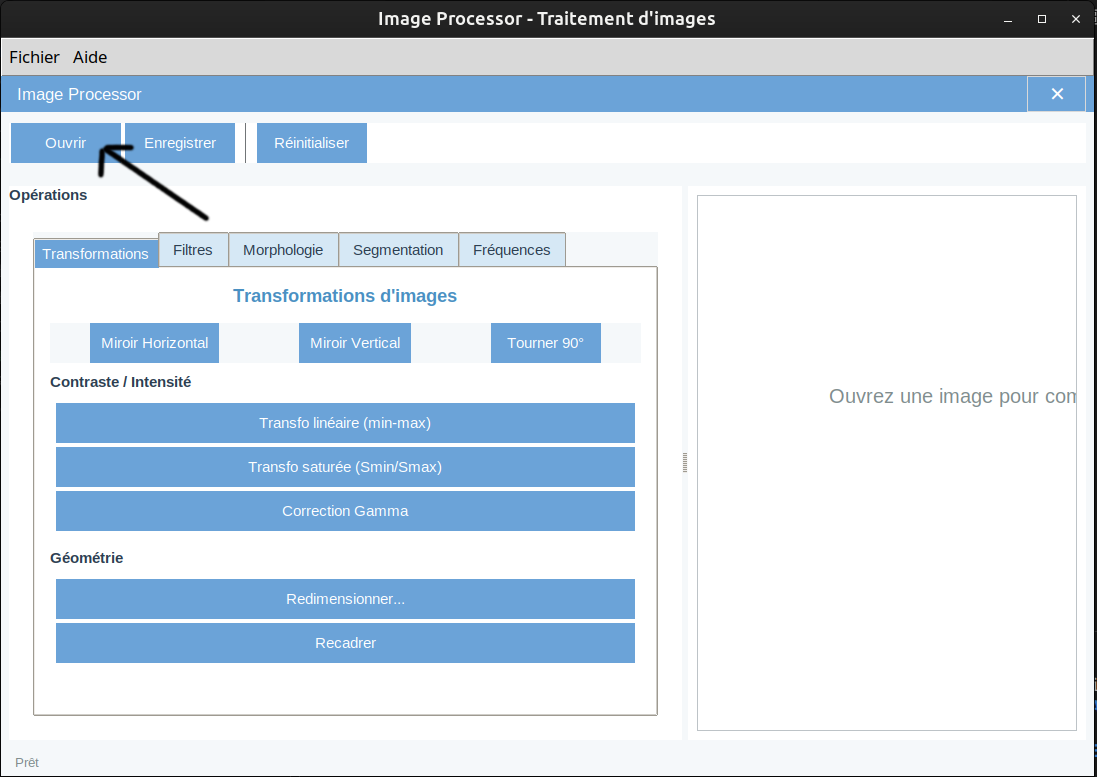
#> input picture images/charger_image_v1.png, 1097 x 777 px
$ python -i segmentation.py   (imports and definitions only)
#> lines starting #> are read from the running program, lines starting #| are printed output that depends on the picture; after the words box and inside, x2 and y2 are one past the last pixel; in counts of white or black regions, pixels touching at a corner belong together
#> further down, picture is the input picture: shape (777, 1097, 3); mean B, G, R 230.9, 219.2, 206.5
""""
Module contenant les opérations de segmentation d'images.
"""

import cv2
import numpy as np
from sklearn.cluster import KMeans

# [74 lines left out: functions threshold_otsu, adaptive_threshold, kmeans_segmentation, not called in this run]

def watershed_segmentation(image):
    """
    Effectue une segmentation par ligne de partage des eaux.

    Args:
        image (numpy.ndarray): Image d'entrée (BGR)

    Returns:
        numpy.ndarray: Image segmentée avec les régions colorées
    """
    # Convertir en niveaux de gris et appliquer un flou
    gray = cv2.cvtColor(image, cv2.COLOR_BGR2GRAY)
    gray = cv2.GaussianBlur(gray, (5, 5), 0)

    # Seuillage d'Otsu
    _, thresh = cv2.threshold(gray, 0, 255, cv2.THRESH_BINARY_INV + cv2.THRESH_OTSU)
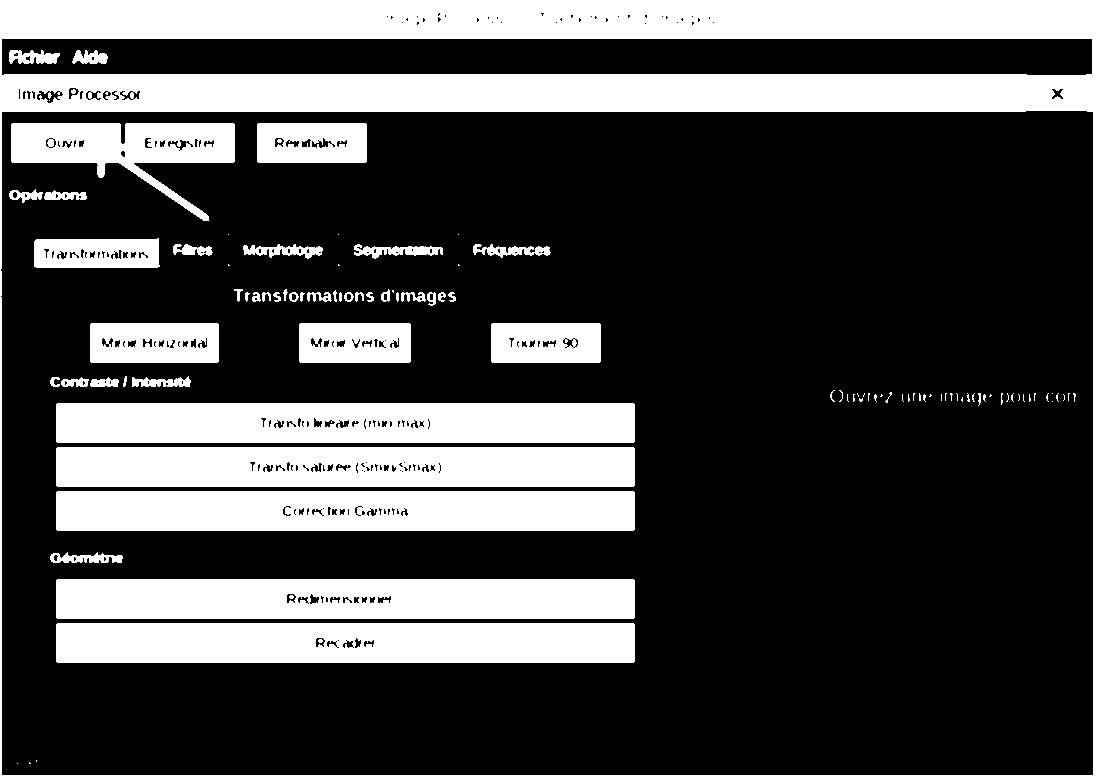
#> thresh: shape (777, 1097); 28.2% white; 102 white regions (53 under 20 px), largest, box (x1, y1, x2, y2) and area: (0, 0, 1097, 777) 90083, (56, 623, 635, 663) 22944, (56, 491, 635, 531) 22836

    # Suppression du bruit
    kernel = np.ones((3, 3), np.uint8)
    opening = cv2.morphologyEx(thresh, cv2.MORPH_OPEN, kernel, iterations=2)
#> opening: shape (777, 1097); 27% white; 61 white regions, largest, box (x1, y1, x2, y2) and area: (0, 0, 1097, 777) 86104, (56, 623, 635, 663) 22850, (56, 579, 635, 619) 22593

    # Zone de fond sûre
    sure_bg = cv2.dilate(opening, kernel, iterations=3)
#> sure_bg: shape (777, 1097); 32.5% white; 26 white regions, largest, box (x1, y1, x2, y2) and area: (0, 0, 1097, 777) 99010, (53, 400, 638, 534) 78375, (53, 576, 638, 666) 52637

    # Trouver la zone de premier plan sûr
    dist_transform = cv2.distanceTransform(opening, cv2.DIST_L2, 5)
    _, sure_fg = cv2.threshold(dist_transform, 0.7 * dist_transform.max(), 255, 0)
#> sure_fg: shape (777, 1097) float32; 1% white; 2 white regions, box (x1, y1, x2, y2) and area: (0, 0, 364, 12) 4342, (732, 0, 1097, 12) 4332
    sure_fg = np.uint8(sure_fg)

    # Trouver la région inconnue
    unknown = cv2.subtract(sure_bg, sure_fg)
#> unknown: shape (777, 1097); 31.5% white; 26 white regions, largest, box (x1, y1, x2, y2) and area: (0, 0, 1097, 777) 90336, (53, 400, 638, 534) 78375, (53, 576, 638, 666) 52637

    # Marquage des marqueurs
    _, markers = cv2.connectedComponents(sure_fg)
#> markers: shape (777, 1097) int32; 3 distinct labels, from 0 to 2

    # Ajouter 1 à toutes les étiquettes pour que le fond soit à 1
    markers = markers + 1
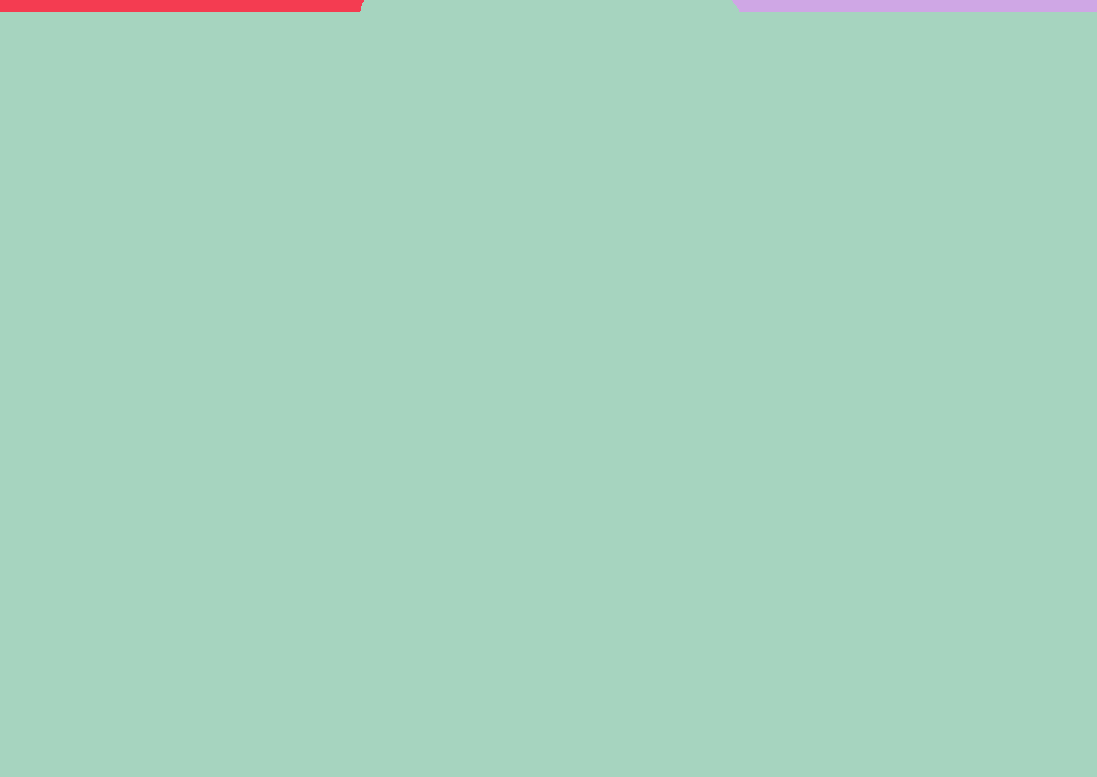
#> markers: shape (777, 1097) int32; 3 distinct labels, from 1 to 3; one colour per label, 0 black

    # Marquage de la région inconnue avec 0
    markers[unknown == 255] = 0
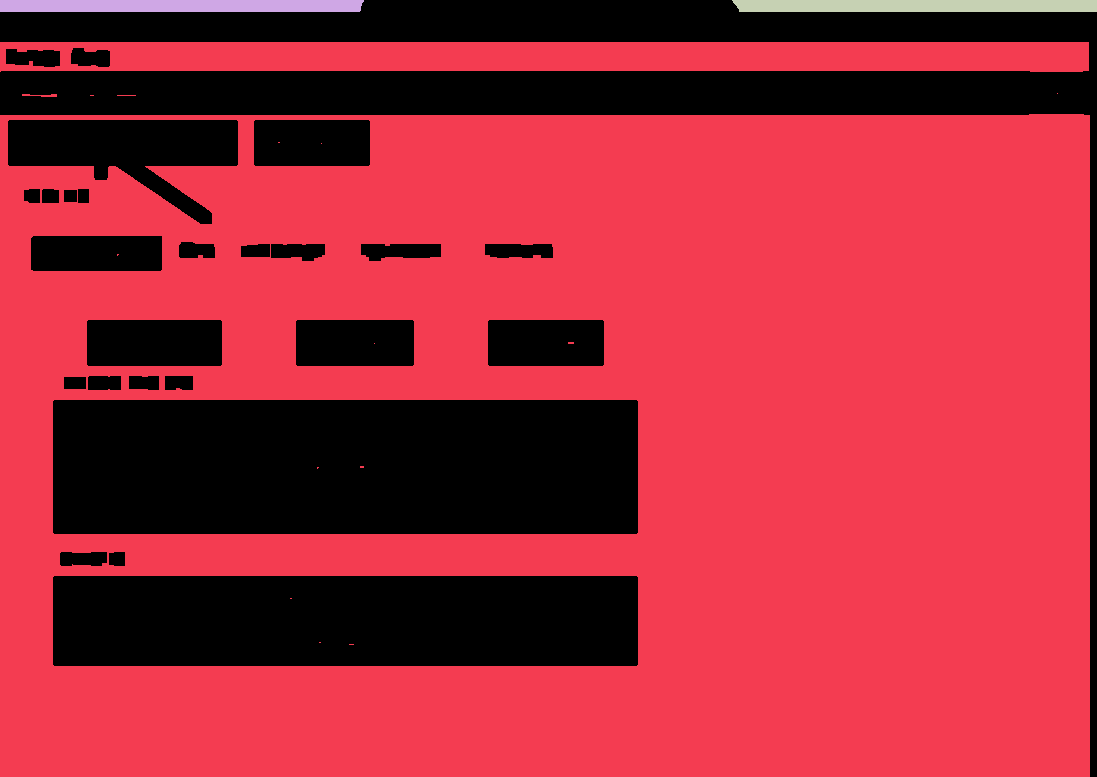
#> markers: shape (777, 1097) int32; 4 distinct labels, from 0 to 3; one colour per label, 0 black

    # Appliquer la transformation de la ligne de partage des eaux
    markers = cv2.watershed(image, markers)
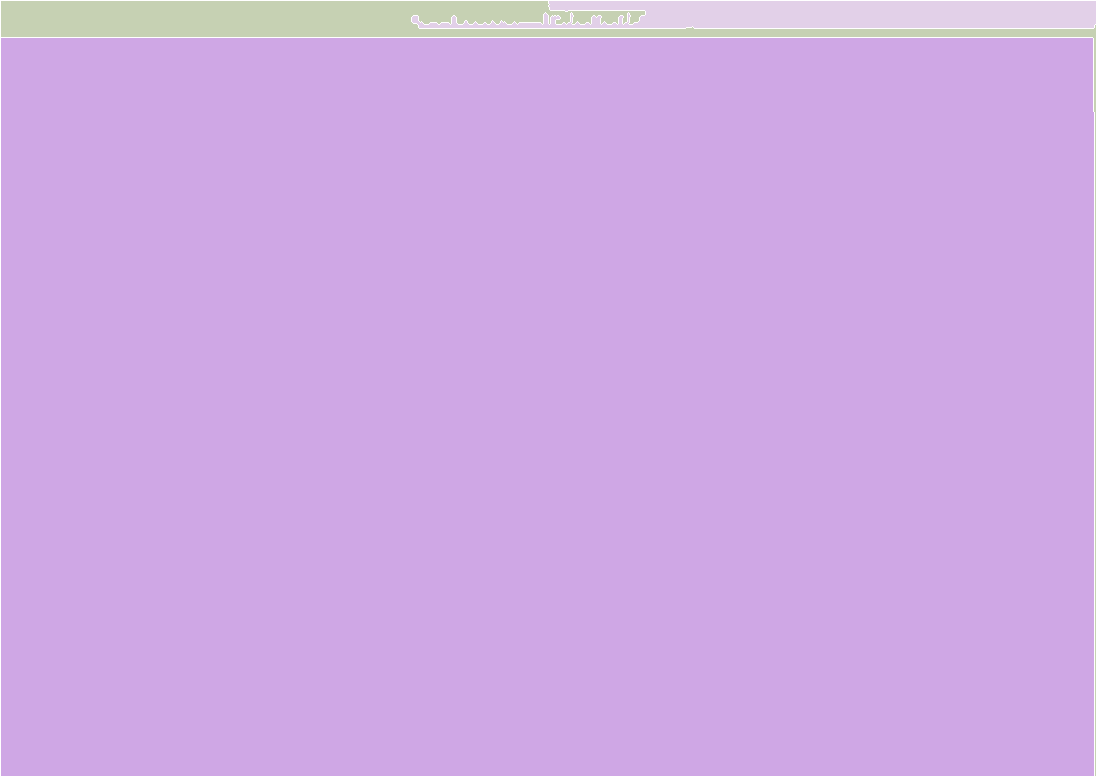
#> markers: shape (777, 1097) int32; 4 distinct labels, from -1 to 3; one colour per label, 0 black, -1 white

    # Colorer les régions
    image[markers == -1] = [255, 0, 0]  # Bordures en bleu
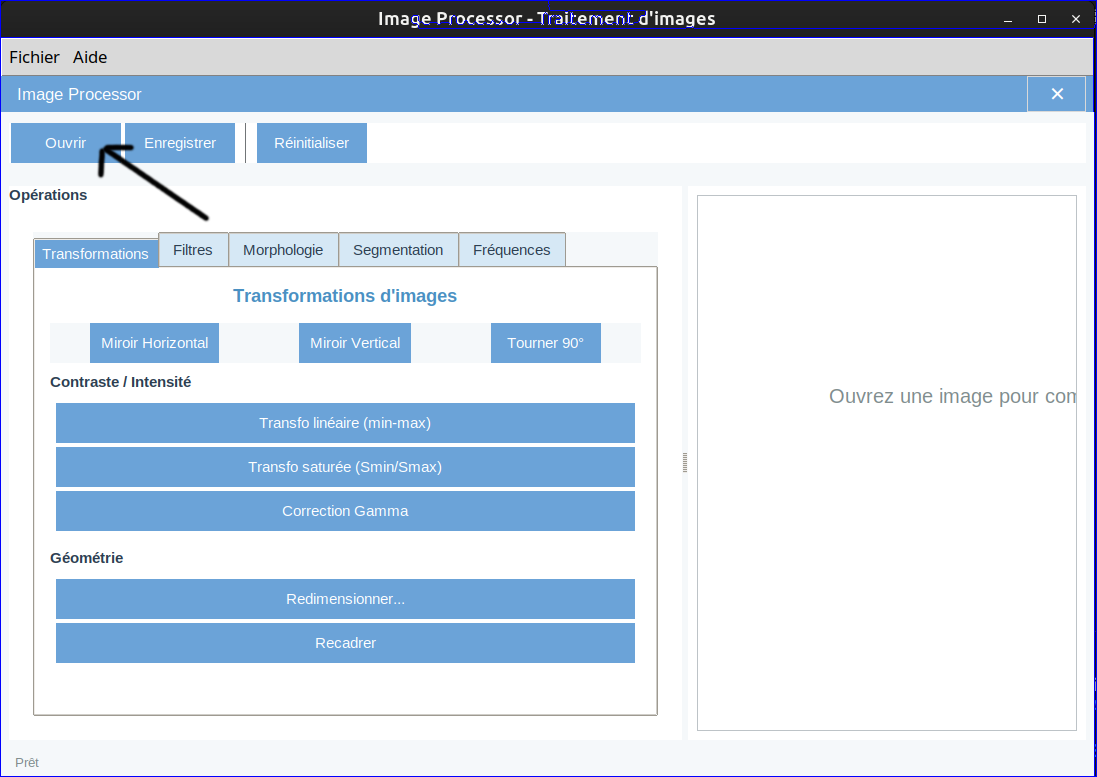
#> image: shape (777, 1097, 3); 0.79% of pixels changed, all inside (x1, y1, x2, y2) = (0, 0, 1097, 777)

    return image

# [92 lines left out: functions grabcut_segmentation, find_contours, draw_contours, connected_components, not called in this run]

>>> import cv2
>>> picture = cv2.imread('../../images/charger_image_v1.png')
>>> result = watershed_segmentation(picture)
